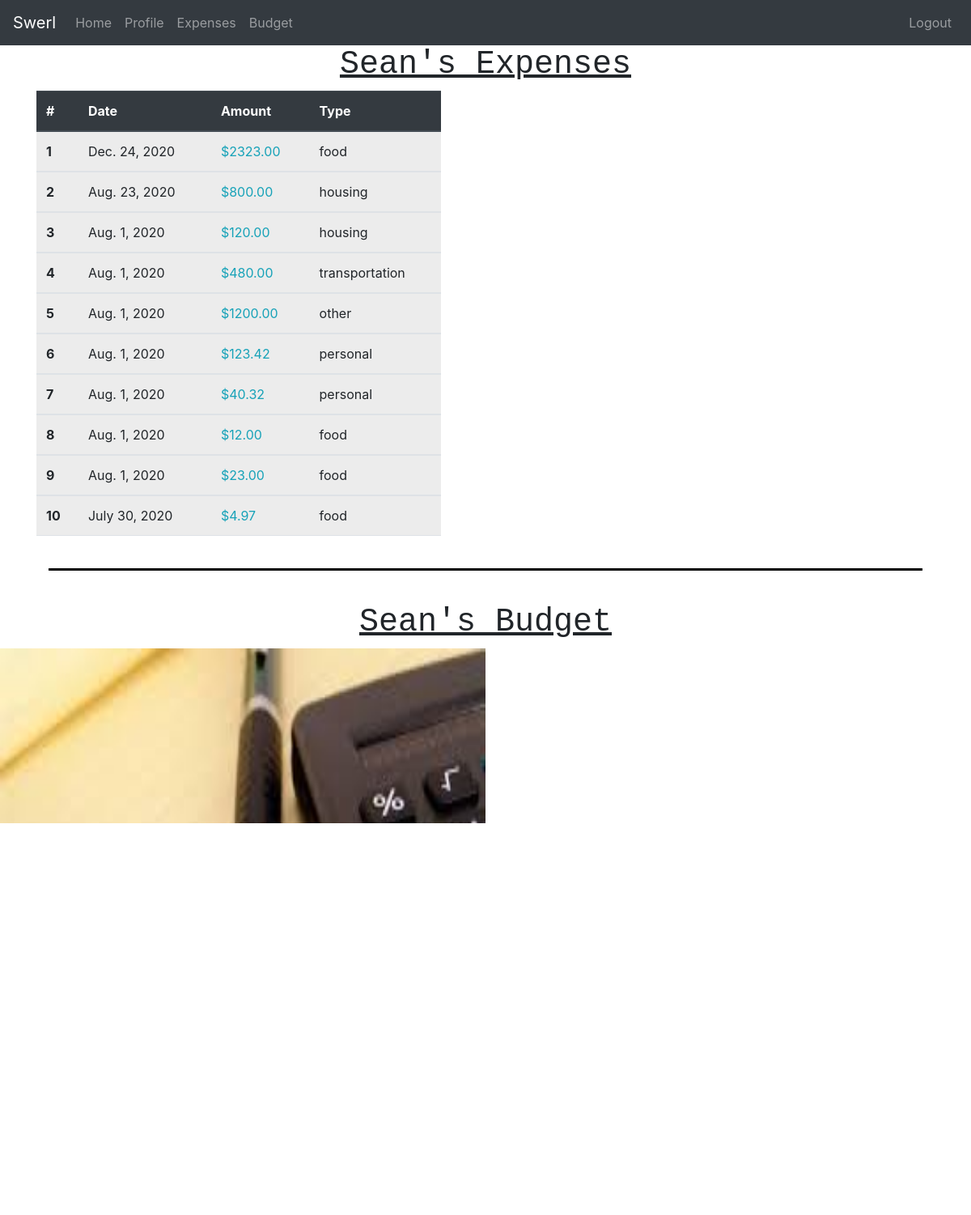
The app's page /expenses/ (signed in) with its own data.
### expenses/models.py (models this page shows)
class Expense(models.Model):
    amount = models.DecimalField(max_digits=11, decimal_places=2)
    expense_date = models.DateField(default=datetime.now, blank=True)
    description = models.CharField(max_length=100, blank=True)
    expense_type = models.CharField(max_length=100)
    author = models.ForeignKey(settings.AUTH_USER_MODEL, on_delete=models.CASCADE)

### expenses/views.py (the view)
# urls.py: path("expenses/", expenses_page, name="expenses_page"),
def expenses_page(request):
    author_id = request.user.id
    user_expenses = Expense.objects.filter(author=author_id).order_by("-expense_date")
    user_name = request.user.username
    context = {
        "user_expenses": user_expenses,
        "user_name": user_name,
    }
    return render(request, "expenses/expenses.html", context)

### budget/templates/expenses/expenses.html (shortened to what this page needs)
{% extends "base.html" %}
{% block content %}
<h1 class="text-center" style="font-family: courier;"><ins>{{ user_name }}'s Expenses</ins></h1>
<div class="container">
    <div class="overflow-auto" style="max-width: 500px; max-height: 550px;">
        <table class="table table-hover table-active">
            <thead class="thead-dark">
            <tr>
                <th scope="col">#</th>
                <th scope="col">Date</th>
                <th scope="col">Amount</th>
                <th scope="col">Type</th>
            </tr>
            </thead>
            {% for user_expense in user_expenses %}
            <tbody>
                <tr data-toggle="tooltip" title="{{ user_expense.description }}">
                    <th scope="row">{{ forloop.counter }}</th>
                    <td>{{ user_expense.expense_date }}</td>
                    <td class="text-info">${{ user_expense.amount }}</td>
                    <td>{{ user_expense.expense_type }}</td>
                </tr>
            </tbody>
            {% endfor %}
        </table>
    </div>
</div>
<br>
<hr style="height:2px;color:black;background-color:black;width:90%">
<br>
<div id="budget">
    <h1 class="text-center" style="font-family: courier;"><ins>{{ user_name }}'s Budget</ins></h1>
    <div>
        <img
             alt="This is a borrowed budget picture to fill temporary space"
             style="width:600px;height:700px">
    </div>
</div>
{% endblock content %}

### records on screen
Expense: expense_date "Dec. 24, 2020", amount "2323.00", expense_type "food"
Expense: expense_date "Aug. 23, 2020", amount "800.00", expense_type "housing"
Expense: expense_date "Aug. 1, 2020", amount "120.00", expense_type "housing"
Expense: expense_date "Aug. 1, 2020", amount "480.00", expense_type "transportation"
Expense: expense_date "Aug. 1, 2020", amount "1200.00", expense_type "other"
Expense: expense_date "Aug. 1, 2020", amount "123.42", expense_type "personal"
Expense: expense_date "Aug. 1, 2020", amount "40.32", expense_type "personal"
Expense: expense_date "Aug. 1, 2020", amount "12.00", expense_type "food"
Expense: expense_date "Aug. 1, 2020", amount "23.00", expense_type "food"
Expense: expense_date "July 30, 2020", amount "4.97", expense_type "food"

### other values on screen
{{ user_name }} "Sean"
